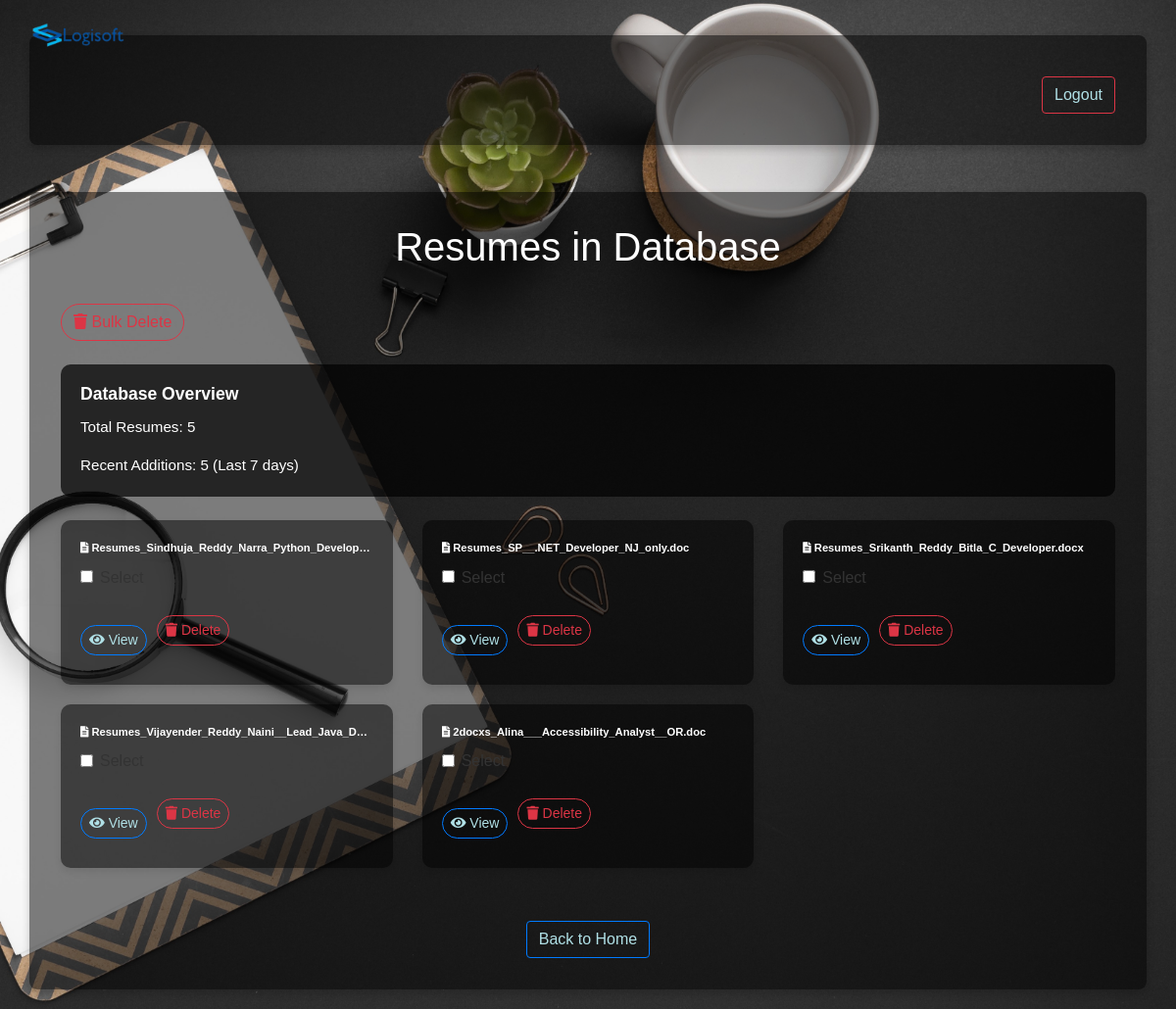
Screenshot of /view_database with the database file from the repository.
### tables this page shows
CREATE TABLE resumes (
            id INTEGER PRIMARY KEY AUTOINCREMENT,
            filename TEXT NOT NULL,
            content TEXT NOT NULL,
            name TEXT NOT NULL
        );

### app.py (the view)
@app.route('/view_database')
def view_database():
    conn = get_db()
    cursor = conn.cursor()
    cursor.execute("SELECT filename FROM resumes")
    resumes = cursor.fetchall()
    conn.close()
    return render_template('view_database.html', resumes=resumes)

### app.py (called while the page is built)
def get_db():
    conn = sqlite3.connect(DATABASE,timeout=10)
    return conn

### templates/view_database.html (shortened to what this page needs)
<!DOCTYPE html>
<html lang="en">
<head>
    <link href="https://stackpath.bootstrapcdn.com/bootstrap/4.5.2/css/bootstrap.min.css" rel="stylesheet">
    <link rel="stylesheet" href="https://cdnjs.cloudflare.com/ajax/libs/font-awesome/5.15.3/css/all.min.css">
    <link rel="stylesheet" href="{{ url_for('static', filename='styles.css') }}">
    <div class="logo-container">
        <img src="{{ url_for('static', filename='logo.png') }}" alt="Company Logo" class="logo">
    </div>
</head>
<body>
<div class="container mt-3 text-right">
    <a href="{{ url_for('logout') }}" class="btn btn-danger">Logout</a>
</div>
    <div class="container mt-5">
        <h1 class="text-center text-white mb-4">Resumes in Database</h1>
        <div class="mb-4">
            <button id="bulk-delete-btn" class="btn btn-outline-danger">
                <i class="fas fa-trash"></i> Bulk Delete
            </button>
        </div>
        <div class="statistics-panel overlay mb-4">
            <h5 class="card-title">Database Overview</h5>
            <p class="card-text">Total Resumes: {{ resumes|length }}</p>
            <p class="card-text">Recent Additions: 5 (Last 7 days)</p>
        </div>
<div class="row">
    {% for resume in resumes %}
        <div class="col-md-4">
            <div class="resume-card">
                <div class="resume-title">
                    <i class="fas fa-file-alt"></i> {{ resume[0] }}
                </div>
                <div class="form-check">
                    <input type="checkbox" class="form-check-input resume-checkbox" id="resume-{{ loop.index }}" value="{{ resume[0] }}">
                    <label class="form-check-label" for="resume-{{ loop.index }}">Select</label>
                </div>
                <div class="delete-section mt-3">
                    <a href="{{ url_for('view_word_document', filename=resume[0]) }}" class="btn btn-outline-primary btn-sm">
                        <i class="fas fa-eye"></i> View
                    </a>
                    <form action="{{ url_for('delete_resume', filename=resume[0]) }}" method="post" style="display:inline;" onsubmit="return confirmDeletion(this);">
                        <button type="button" class="btn btn-outline-danger btn-sm delete-btn" onclick="showPasswordField(this);">
                            <i class="fas fa-trash"></i> Delete
                        </button>
                    </form>
                </div>
            </div>
        </div>
    {% endfor %}
</div>
        <div class="text-center mt-4">
            <a href="{{ url_for('index') }}" class="btn btn-primary">Back to Home</a>
        </div>
    </div>
</body>
</html>

### static/styles.css (style rules this page uses)
body { background: url('../static/background.jpg') no-repeat center center fixed; background-size: cover; color:azure; font-family: 'Arial', sans-serif; }
.logo-container { position: absolute; top: 20px; left: 20px; z-index: 1000; }
.logo { max-width: 150px; }
body { margin-top: 80px; }
.container { background: rgba(0, 0, 0, 0.5); border-radius: 8px; padding: 2rem; box-shadow: 0 4px 8px rgba(0, 0, 0, 0.2); }
body { font-family: Arial, sans-serif; margin: 0; padding: 20px; }
h1 { color:white; }
a:link { color: powderblue; background-color: transparent; text-decoration: none; }
form { margin-bottom: 20px; }

### templates/view_database.html (style rules this page uses)
body { background: url('../static/background.jpg') no-repeat center center fixed; background-size: cover; color: #333; }
.resume-card { background: rgba(0, 0, 0, 0.5); border-radius: 10px; padding: 20px; margin-bottom: 20px; box-shadow: 0 4px 10px rgba(0, 0, 0, 0.1); transition: all 0.3s ease; }
.resume-title { font-size: 0.7rem; font-weight: bold; color: white; margin-bottom: 10px; white-space: nowrap; overflow: hidden; text-overflow: ellipsis; display: block; }
.btn { margin-top: 10px; }
.btn-outline-primary, .btn-outline-danger { border-radius: 20px; transition: all 0.3s; }
.delete-section { display: flex; align-items: center; gap: 10px; }
.statistics-panel { background: rgba(0, 123, 255, 0.8); color: #fff; border-radius: 10px; padding: 15px; margin-bottom: 30px; }
.statistics-panel h5 { font-size: 1.1rem; font-weight: 600; }
.statistics-panel p { font-size: 0.95rem; }
.overlay { background: rgba(0, 0, 0, 0.7); padding: 20px; border-radius: 10px; color: #fff; }

### rows the page displays
resumes: filename "Resumes_Sindhuja_Reddy_Narra_Python_Develop…"
resumes: filename "Resumes_SP__.NET_Developer_NJ_only.doc"
resumes: filename "Resumes_Srikanth_Reddy_Bitla_C_Developer.docx"
resumes: filename "Resumes_Vijayender_Reddy_Naini__Lead_Java_D…"
resumes: filename "2docxs_Alina___Accessibility_Analyst__OR.doc"

### other values shown
{{ resumes|length }} "5"
